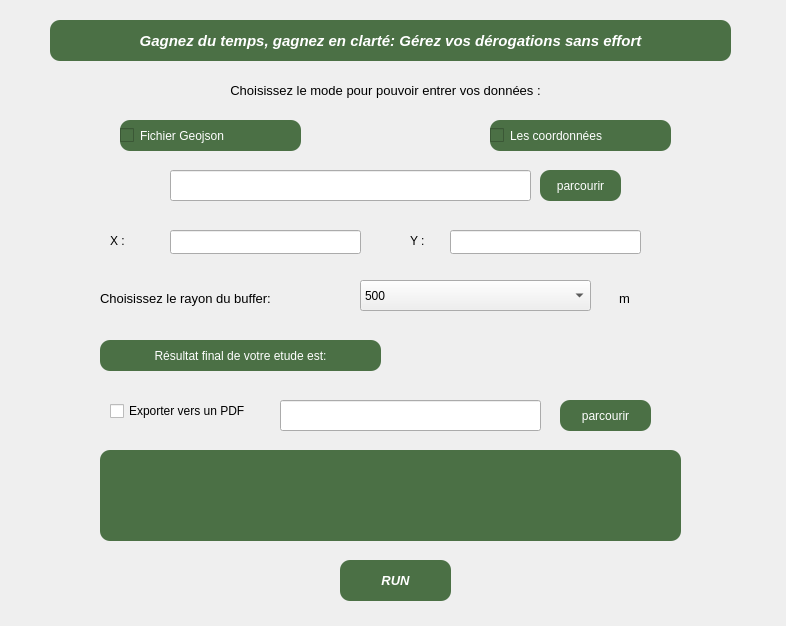
<?xml version="1.0" encoding="UTF-8"?>
<ui version="4.0">
 <class>DerogationDialogBase</class>
 <widget class="QDialog" name="DerogationDialogBase">
  <property name="geometry">
   <rect>
    <x>0</x>
    <y>0</y>
    <width>786</width>
    <height>626</height>
   </rect>
  </property>
  <property name="windowTitle">
   <string>Derogation</string>
  </property>
  <widget class="QLabel" name="label_4">
   <property name="geometry">
    <rect>
     <x>600</x>
     <y>290</y>
     <width>49</width>
     <height>16</height>
    </rect>
   </property>
   <property name="font">
    <font>
     <pointsize>10</pointsize>
    </font>
   </property>
   <property name="text">
    <string>m</string>
   </property>
   <property name="alignment">
    <set>Qt::AlignCenter</set>
   </property>
  </widget>
  <widget class="QCheckBox" name="checkBox">
   <property name="geometry">
    <rect>
     <x>120</x>
     <y>120</y>
     <width>181</width>
     <height>31</height>
    </rect>
   </property>
   <property name="font">
    <font>
     <pointsize>9</pointsize>
    </font>
   </property>
   <property name="styleSheet">
    <string notr="true">background-color: rgb(75, 112, 69);
color: rgb(255, 255, 255);
border-radius:10px;</string>
   </property>
   <property name="text">
    <string>Fichier Geojson</string>
   </property>
  </widget>
  <widget class="QLabel" name="label_2">
   <property name="geometry">
    <rect>
     <x>110</x>
     <y>210</y>
     <width>49</width>
     <height>61</height>
    </rect>
   </property>
   <property name="text">
    <string>X :</string>
   </property>
  </widget>
  <widget class="QLineEdit" name="lineEdit_2">
   <property name="geometry">
    <rect>
     <x>170</x>
     <y>230</y>
     <width>191</width>
     <height>24</height>
    </rect>
   </property>
  </widget>
  <widget class="QPushButton" name="pushButton_2">
   <property name="geometry">
    <rect>
     <x>340</x>
     <y>560</y>
     <width>111</width>
     <height>41</height>
    </rect>
   </property>
   <property name="font">
    <font>
     <pointsize>10</pointsize>
     <italic>true</italic>
     <bold>true</bold>
    </font>
   </property>
   <property name="styleSheet">
    <string notr="true">border-radius:10px;
background-color: rgb(75, 112, 69);
color: rgb(255, 255, 255);</string>
   </property>
   <property name="text">
    <string>RUN</string>
   </property>
  </widget>
  <widget class="QLineEdit" name="lineEdit_3">
   <property name="geometry">
    <rect>
     <x>450</x>
     <y>230</y>
     <width>191</width>
     <height>24</height>
    </rect>
   </property>
  </widget>
  <widget class="QLabel" name="label">
   <property name="geometry">
    <rect>
     <x>180</x>
     <y>80</y>
     <width>411</width>
     <height>21</height>
    </rect>
   </property>
   <property name="font">
    <font>
     <pointsize>10</pointsize>
    </font>
   </property>
   <property name="styleSheet">
    <string notr="true"/>
   </property>
   <property name="text">
    <string>Choisissez le mode pour pouvoir entrer vos données :</string>
   </property>
   <property name="alignment">
    <set>Qt::AlignCenter</set>
   </property>
  </widget>
  <widget class="QLabel" name="label_7">
   <property name="geometry">
    <rect>
     <x>100</x>
     <y>450</y>
     <width>581</width>
     <height>91</height>
    </rect>
   </property>
   <property name="styleSheet">
    <string notr="true">border-radius:10px;
color: rgb(255, 255, 255);
background-color: rgb(75, 112, 69);</string>
   </property>
   <property name="text">
    <string/>
   </property>
   <property name="alignment">
    <set>Qt::AlignCenter</set>
   </property>
  </widget>
  <widget class="QLabel" name="label_5">
   <property name="geometry">
    <rect>
     <x>100</x>
     <y>290</y>
     <width>251</width>
     <height>16</height>
    </rect>
   </property>
   <property name="font">
    <font>
     <pointsize>10</pointsize>
    </font>
   </property>
   <property name="text">
    <string>Choisissez le rayon du buffer:</string>
   </property>
  </widget>
  <widget class="QCheckBox" name="checkBox_3">
   <property name="geometry">
    <rect>
     <x>110</x>
     <y>400</y>
     <width>161</width>
     <height>22</height>
    </rect>
   </property>
   <property name="text">
    <string>Exporter vers un PDF</string>
   </property>
  </widget>
  <widget class="QLineEdit" name="lineEdit">
   <property name="geometry">
    <rect>
     <x>170</x>
     <y>170</y>
     <width>361</width>
     <height>31</height>
    </rect>
   </property>
  </widget>
  <widget class="QLabel" name="label_3">
   <property name="geometry">
    <rect>
     <x>410</x>
     <y>210</y>
     <width>49</width>
     <height>61</height>
    </rect>
   </property>
   <property name="text">
    <string>Y :</string>
   </property>
  </widget>
  <widget class="QPushButton" name="pushButton_3">
   <property name="geometry">
    <rect>
     <x>560</x>
     <y>400</y>
     <width>91</width>
     <height>31</height>
    </rect>
   </property>
   <property name="styleSheet">
    <string notr="true">border-radius:10px;
color: rgb(255, 255, 255);
background-color: rgb(75, 112, 69);</string>
   </property>
   <property name="text">
    <string>parcourir</string>
   </property>
  </widget>
  <widget class="QLabel" name="label_8">
   <property name="geometry">
    <rect>
     <x>50</x>
     <y>20</y>
     <width>681</width>
     <height>41</height>
    </rect>
   </property>
   <property name="font">
    <font>
     <pointsize>11</pointsize>
     <italic>true</italic>
     <bold>true</bold>
    </font>
   </property>
   <property name="styleSheet">
    <string notr="true">background-color: rgb(75, 112, 69);
color: rgb(255, 255, 255);
border-radius:10px;</string>
   </property>
   <property name="text">
    <string>Gagnez du temps, gagnez en clarté: Gérez vos dérogations sans effort</string>
   </property>
   <property name="alignment">
    <set>Qt::AlignCenter</set>
   </property>
  </widget>
  <widget class="QLineEdit" name="lineEdit_4">
   <property name="geometry">
    <rect>
     <x>280</x>
     <y>400</y>
     <width>261</width>
     <height>31</height>
    </rect>
   </property>
  </widget>
  <widget class="QCheckBox" name="checkBox_2">
   <property name="geometry">
    <rect>
     <x>490</x>
     <y>120</y>
     <width>181</width>
     <height>31</height>
    </rect>
   </property>
   <property name="font">
    <font>
     <pointsize>9</pointsize>
    </font>
   </property>
   <property name="styleSheet">
    <string notr="true">background-color: rgb(75, 112, 69);
color: rgb(255, 255, 255);
border-radius:10px;</string>
   </property>
   <property name="text">
    <string>Les coordonnées</string>
   </property>
  </widget>
  <widget class="QLabel" name="label_6">
   <property name="geometry">
    <rect>
     <x>100</x>
     <y>340</y>
     <width>281</width>
     <height>31</height>
    </rect>
   </property>
   <property name="font">
    <font>
     <pointsize>9</pointsize>
    </font>
   </property>
   <property name="styleSheet">
    <string notr="true">border-radius:10px;
color: rgb(255, 255, 255);
background-color: rgb(75, 112, 69);
</string>
   </property>
   <property name="text">
    <string>Résultat final de votre etude est:</string>
   </property>
   <property name="alignment">
    <set>Qt::AlignCenter</set>
   </property>
  </widget>
  <widget class="QPushButton" name="pushButton">
   <property name="geometry">
    <rect>
     <x>540</x>
     <y>170</y>
     <width>81</width>
     <height>31</height>
    </rect>
   </property>
   <property name="styleSheet">
    <string notr="true">border-radius:10px;
color: rgb(255, 255, 255);
background-color: rgb(75, 112, 69);</string>
   </property>
   <property name="text">
    <string>parcourir</string>
   </property>
  </widget>
  <widget class="QComboBox" name="comboBox">
   <property name="geometry">
    <rect>
     <x>360</x>
     <y>280</y>
     <width>231</width>
     <height>31</height>
    </rect>
   </property>
   <item>
    <property name="text">
     <string>500</string>
    </property>
   </item>
   <item>
    <property name="text">
     <string>1000</string>
    </property>
   </item>
   <item>
    <property name="text">
     <string>5000</string>
    </property>
   </item>
   <item>
    <property name="text">
     <string>10000</string>
    </property>
   </item>
  </widget>
 </widget>
 <resources/>
 <connections/>
</ui>
